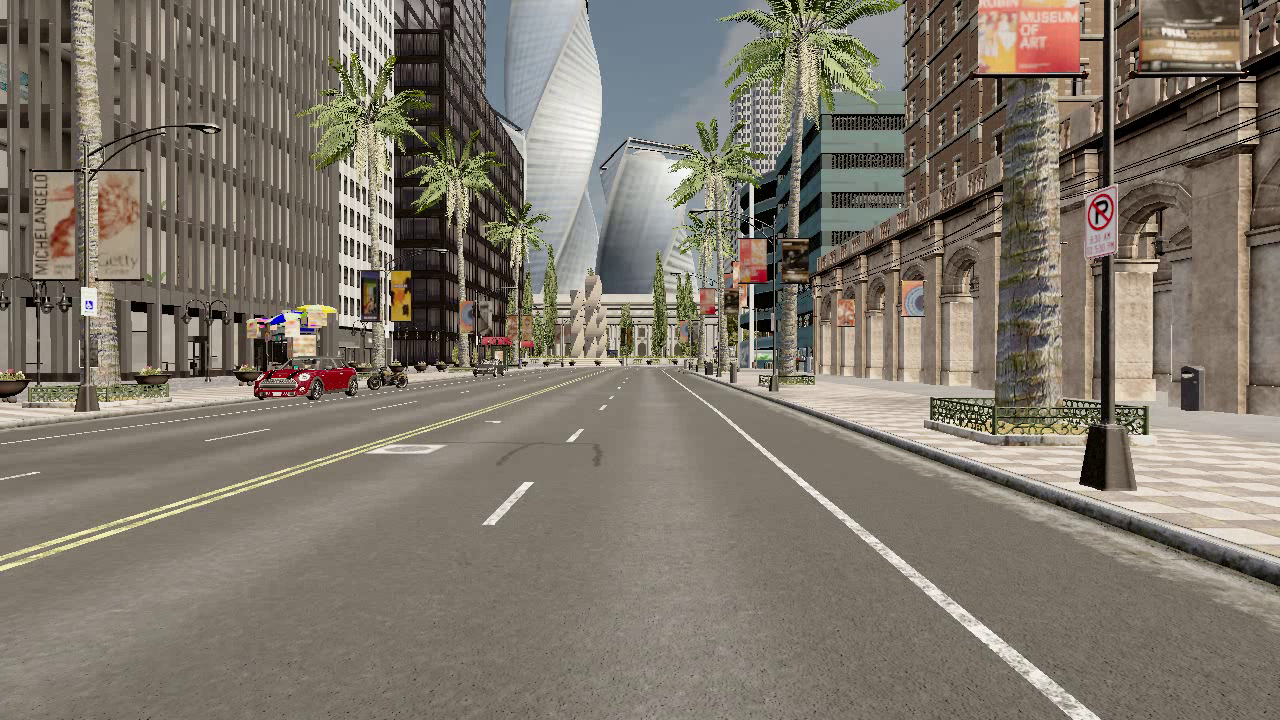
#> input picture frame 1 of src/dataset/mideos/ekrankaydibir.mp4, 1280 x 720 px, given in place of challenge.mp4, which was not available
$ python sobelvideo.py   (older library calls are emulated)
#> lines starting #> are read from the running program, lines starting #| are printed output that depends on the picture; pictures that were not available may be replaced by others from this repository, and a replacement may not be noted

import cv2
import numpy as np

# Capture livestream video content from camera 0
cap = cv2.VideoCapture("D:\Proje1\lane-detection-ai\src\dataset\mideos\challenge.mp4")

while (1):

    # Take each frame
    _, frame = cap.read()
#> frame is the input picture: shape (720, 1280, 3); mean B, G, R 107.8, 119.4, 127.5

    # Convert to HSV for simpler calculations
    hsv = cv2.cvtColor(frame, cv2.COLOR_BGR2HSV)
#> hsv: shape (720, 1280, 3); mean H, S, V 25.1, 52.5, 129

    # Calculation of Sobelx
    sobelx = cv2.Sobel(frame, cv2.CV_64F, 1, 0, ksize=5)

    # Calculation of Sobely
    sobely = cv2.Sobel(frame, cv2.CV_64F, 0, 1, ksize=5)

    # Calculation of Laplacian
    laplacian = cv2.Laplacian(frame, cv2.CV_64F)
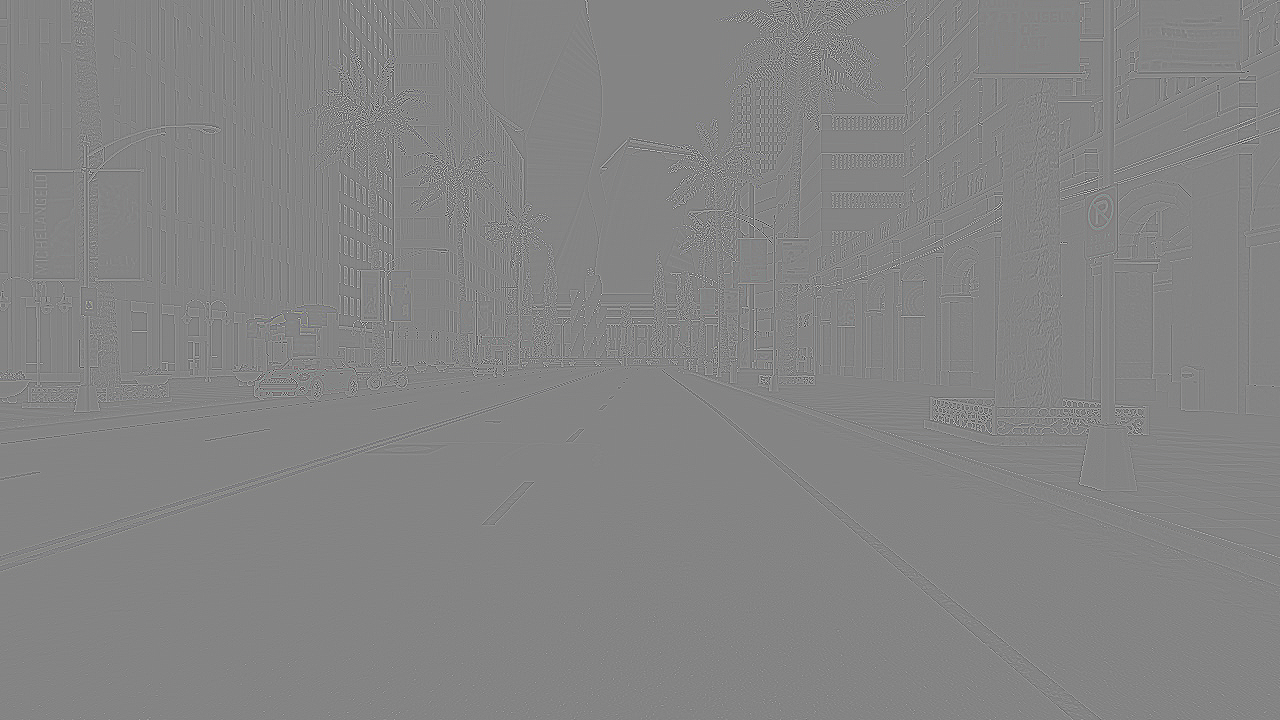
#> laplacian: shape (720, 1280, 3) float64; mean B, G, R 0, 0, 0; drawn with min black and max white

    cv2.imshow('sobelx', sobelx)
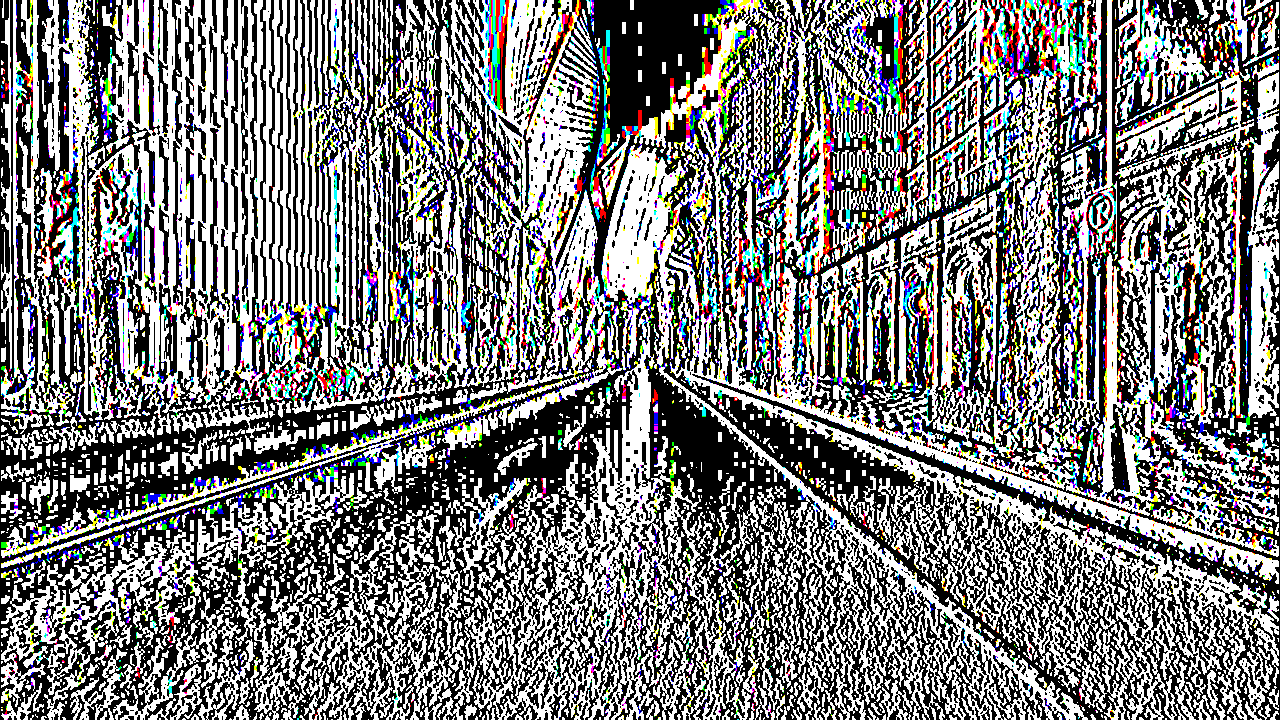
#> window 'sobelx': shape (720, 1280, 3); mean B, G, R 125, 125.4, 125.4
    cv2.waitKey(5)
    cv2.imshow('sobely', sobely)
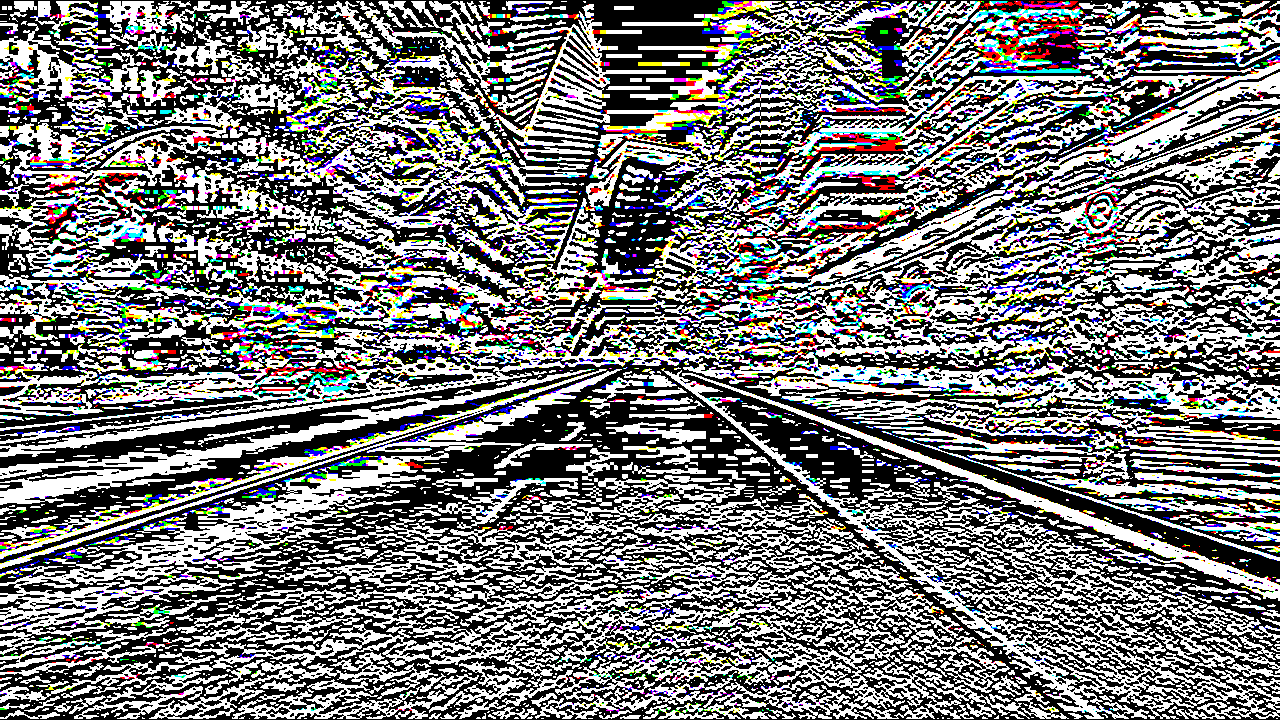
#> window 'sobely': shape (720, 1280, 3); mean B, G, R 120.6, 120.5, 120.9
    cv2.waitKey(5)
    cv2.imshow('laplacian', laplacian)
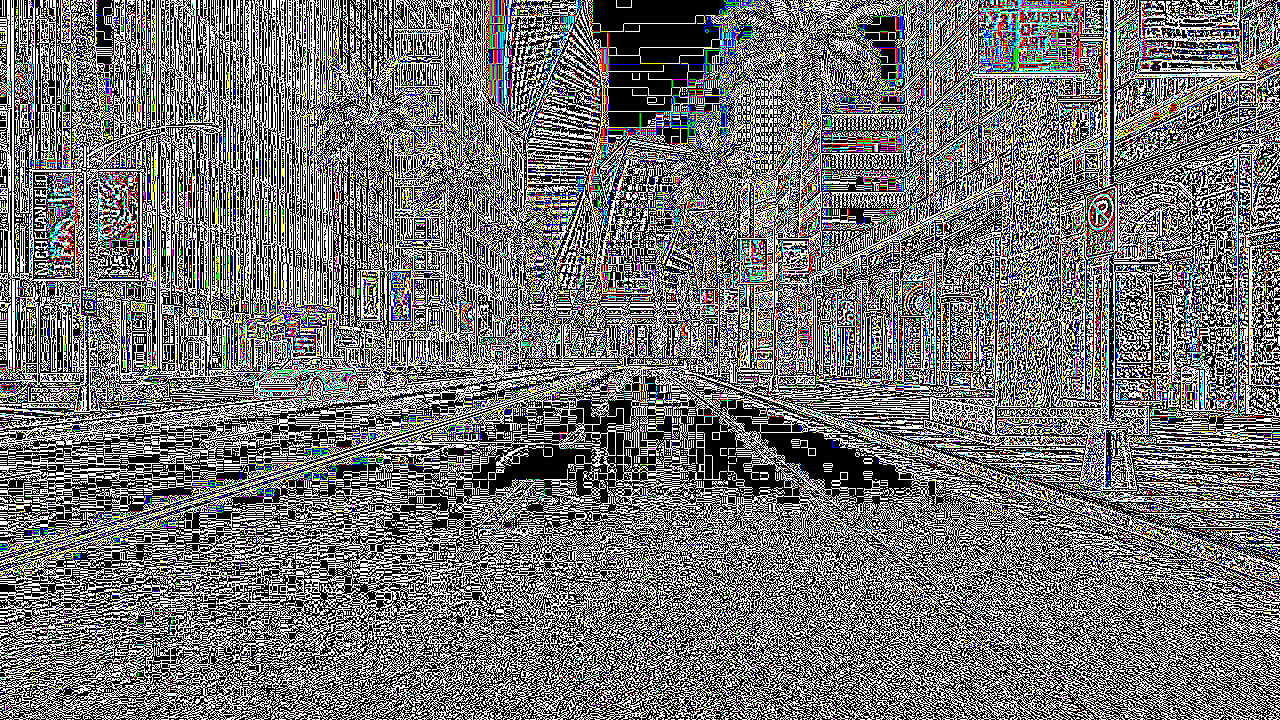
#> window 'laplacian': shape (720, 1280, 3); mean B, G, R 116, 115.8, 115.8
    cv2.waitKey(5)
    k = cv2.waitKey(5) & 0xFF
#> (key Esc is pressed here)
    if k == 27:
        break

cv2.destroyAllWindows()

# release the frame
cap.release()

$ run again, starting later in the video
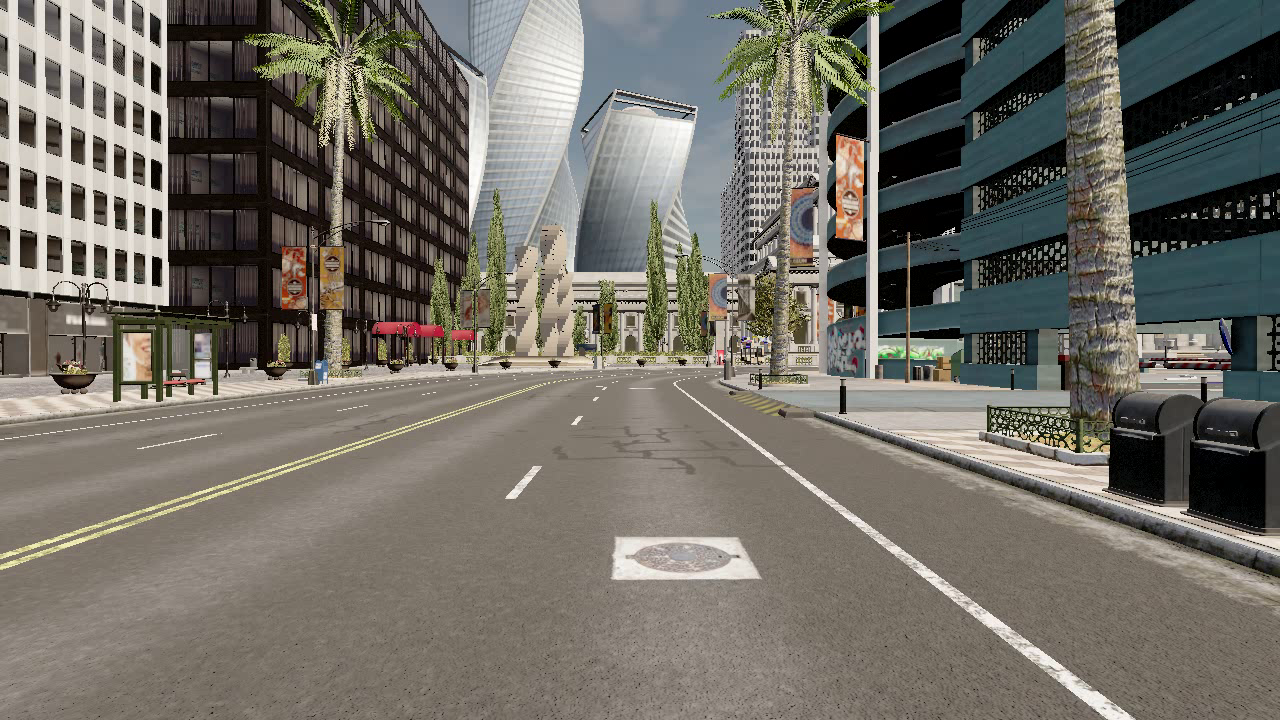
#> input picture frame 12 of src/dataset/mideos/ekrankaydibir.mp4, 1280 x 720 px, given in place of challenge.mp4, which was not available
#> frame is the input picture: shape (720, 1280, 3); mean B, G, R 102.1, 110.1, 113.5
#> hsv: shape (720, 1280, 3); mean H, S, V 34.8, 55.9, 117.2
#> `cv2.imshow('sobely', sobely)`:
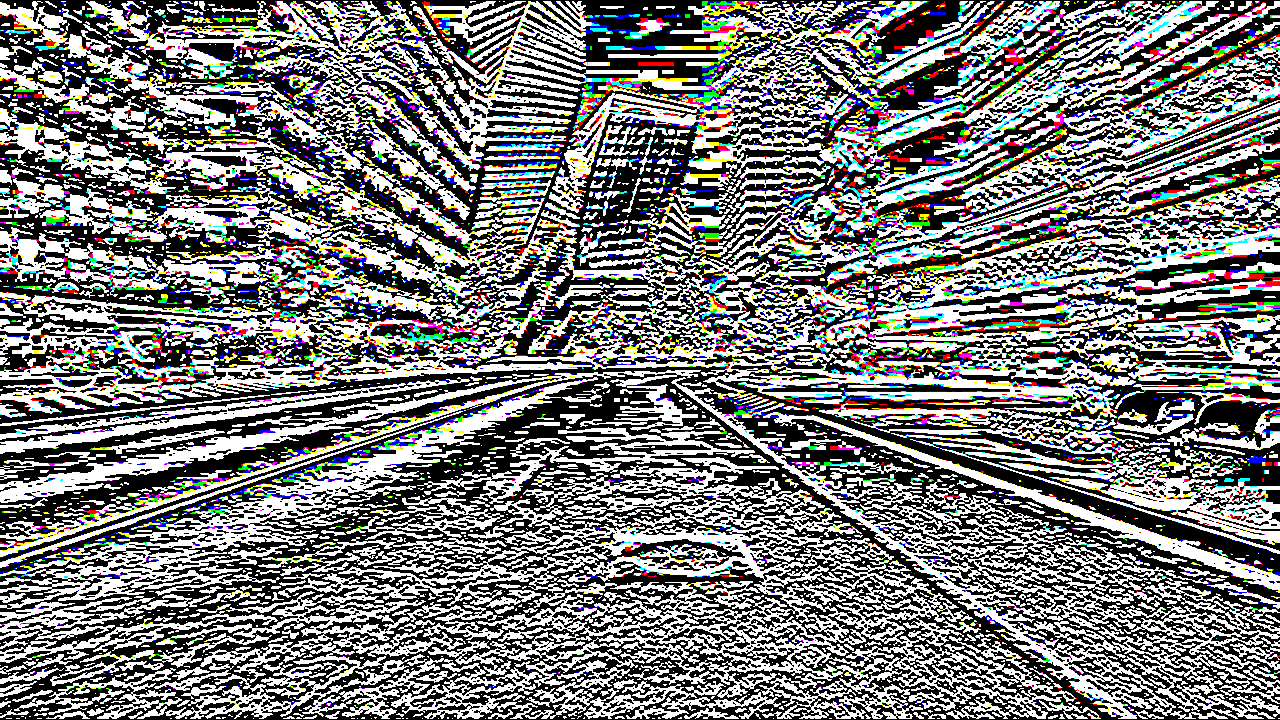
#> window 'sobely': shape (720, 1280, 3); mean B, G, R 121, 121.6, 121.4
#> `cv2.imshow('laplacian', laplacian)`:
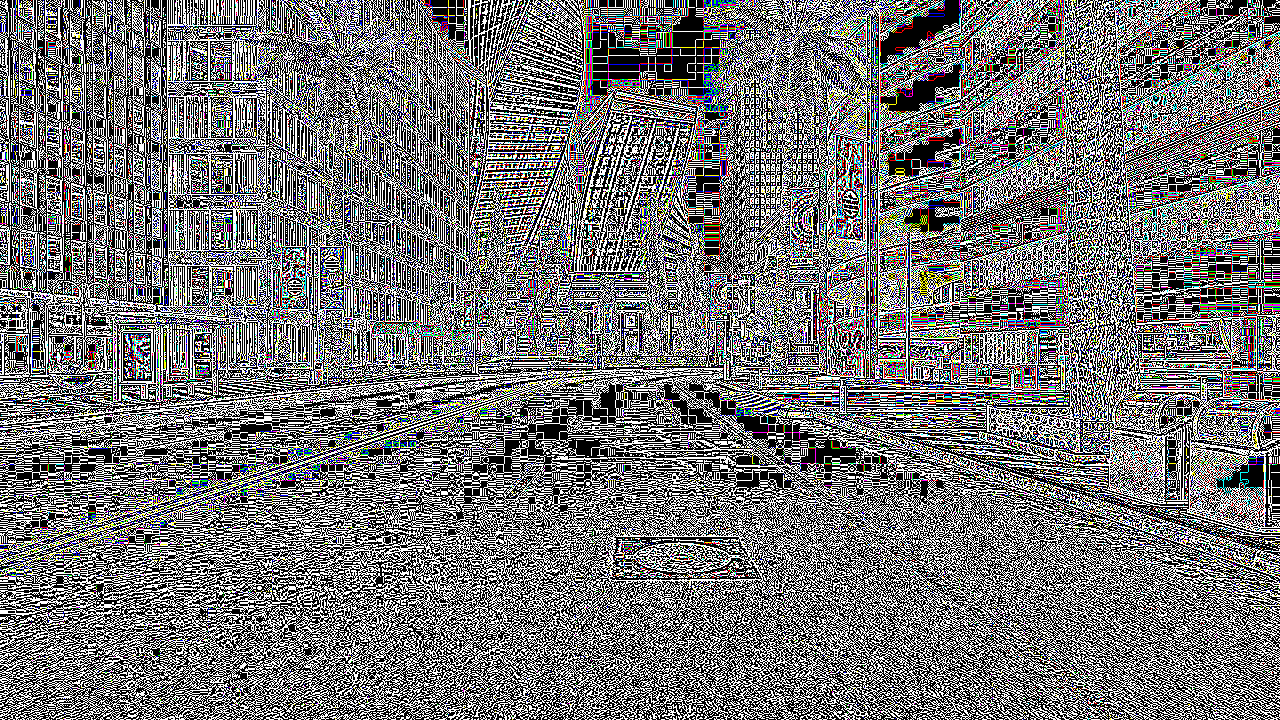
#> window 'laplacian': shape (720, 1280, 3); mean B, G, R 116, 115.8, 116
